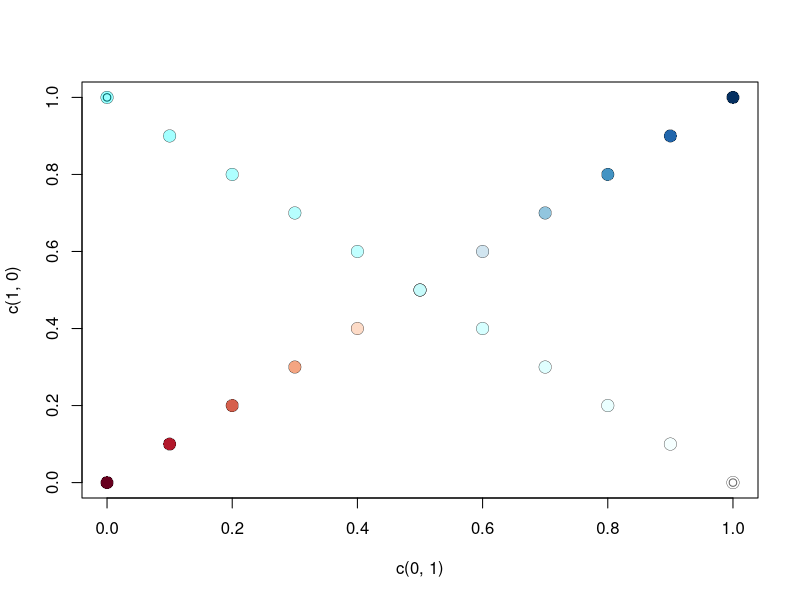
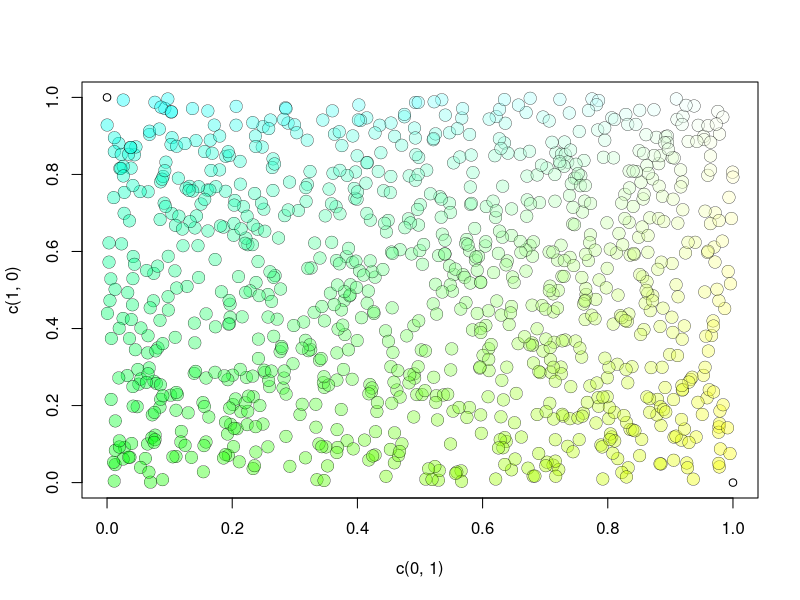

These figures' R source, in order:
# 11/03/09
# Per David's email of Masanao's code:

# Code creates points in colors that faint out:

library(plotrix)
library(RColorBrewer)
plot(c(0,1),c(1,0))
x<-seq(0,1,0.1)
y<-x
co=brewer.pal(11,"RdBu")
for (i in 1:length(x)){
   draw.circle(x[i],y[i],r=0.01,border=1,col=co[i],lwd=0.3)
}

for (i in 1:length(x)){
   draw.circle(x[i],y[12-i],r=0.01,border=1,col=rgb(x[i],1,1,0.4),lwd=0.3)
}

xx<-runif(1000,0,1)
yy<-runif(1000,0,1)
plot(c(0,1),c(1,0))
for (i in 1:length(xx)){
   draw.circle(xx[i],yy[i],r=0.01,border=1,col=rgb(xx[i],1,yy[i],0.4),lwd=0.3)
}